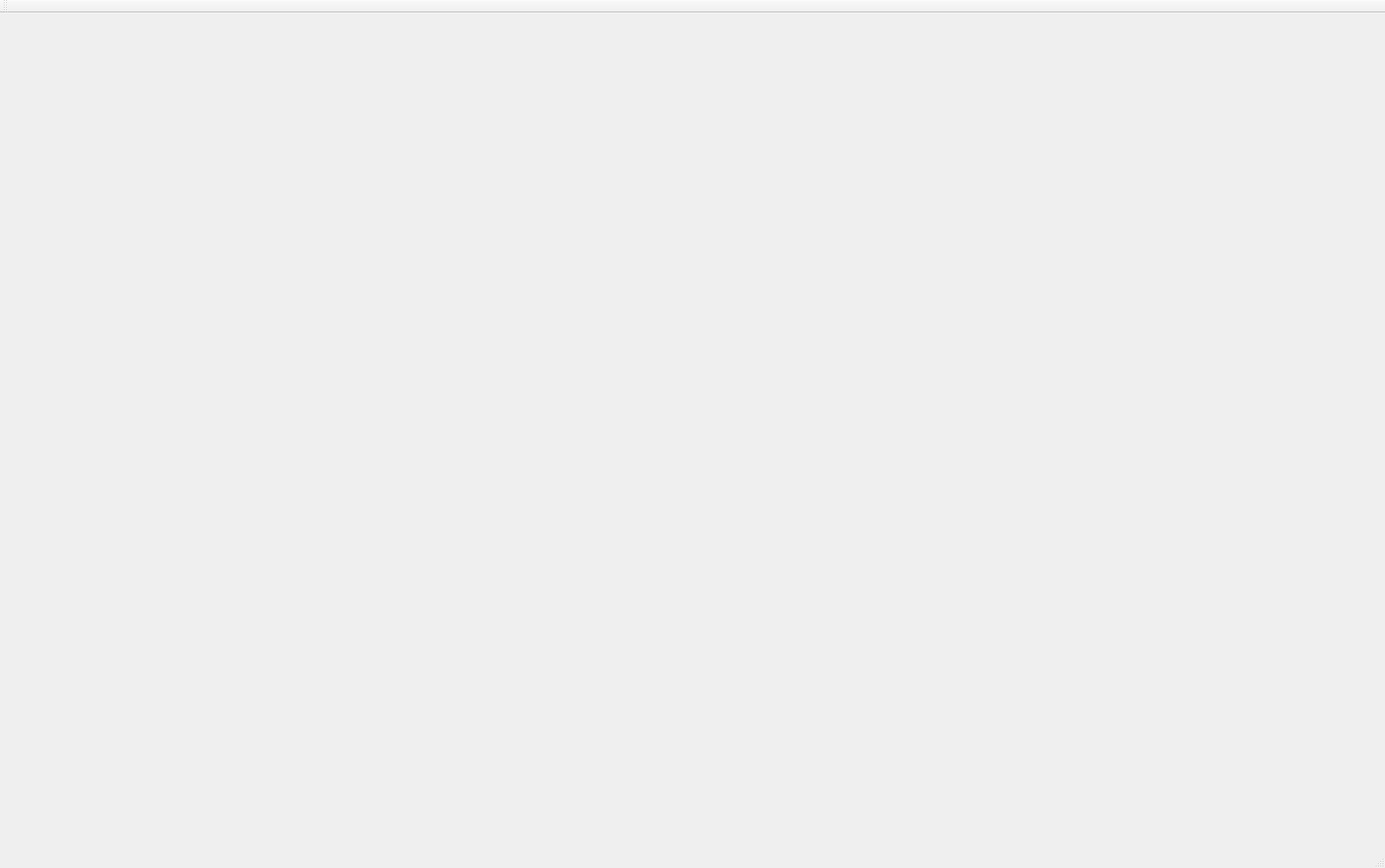
<?xml version="1.0" encoding="UTF-8"?>
<ui version="4.0">
 <class>changhe_studioClass</class>
 <widget class="QMainWindow" name="changhe_studioClass">
  <property name="geometry">
   <rect>
    <x>0</x>
    <y>0</y>
    <width>1795</width>
    <height>1125</height>
   </rect>
  </property>
  <property name="windowTitle">
   <string>changhe_studio</string>
  </property>
  <widget class="QWidget" name="centralWidget">
   <layout class="QVBoxLayout" name="verticalLayout">
    <item>
     <widget class="ToolWindowManager" name="tool_window_manager" native="true"/>
    </item>
   </layout>
  </widget>
  <widget class="QMenuBar" name="menuBar">
   <property name="geometry">
    <rect>
     <x>0</x>
     <y>0</y>
     <width>1795</width>
     <height>25</height>
    </rect>
   </property>
  </widget>
  <widget class="QToolBar" name="mainToolBar">
   <attribute name="toolBarArea">
    <enum>TopToolBarArea</enum>
   </attribute>
   <attribute name="toolBarBreak">
    <bool>false</bool>
   </attribute>
  </widget>
  <widget class="QStatusBar" name="statusBar"/>
 </widget>
 <layoutdefault spacing="6" margin="11"/>
 <customwidgets>
  <customwidget>
   <class>ToolWindowManager</class>
   <extends>QWidget</extends>
   <header location="global">ToolWindowManager.h</header>
   <container>1</container>
  </customwidget>
 </customwidgets>
 <resources>
  <include location="changhe_studio.qrc"/>
 </resources>
 <connections/>
</ui>
